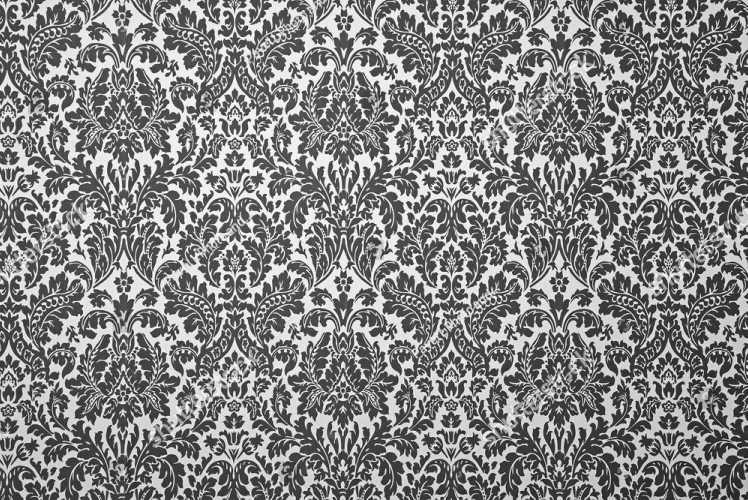
%> input picture Lab1/uni.jpg, 1495 x 999 px (shown at 1/2 size)
$ octave histequal.m   (GNU Octave 9; MATLAB toolbox functions it lacks are replaced by stand-ins)
%> lines starting %> are read from the running program, lines starting %| are printed output that depends on the picture
clear , close all;

global PATH
PATH = 'G:/DIP/Lab1/';

global IMG
IMG = ["Lena.bmp", "Mandrill.bmp", "Peppers.bmp", "dome.jpg", "uni.jpg"];
%%%%%%%%%%%%%%%%%%%%%%%%%%%%%%%%%%%%%%%%%%%%%%%%%%%%%%%%%%

if 0
    I = imread(strcat(PATH,char(IMG(1))));
    %figure; imshow(I);

    J = histeq(I);
    figure; imshow(J);

    x = 1:256;
    figure;
    subplot(1,2,1);
    bar(x, imhist(I));
    xlabel('original hist');
    subplot(1,2,2);
    bar(x, imhist(J));
    xlabel('final hist');
end
%%%%%%%%%%%%%%%%%%%%%%%%%%%%%%%%%%%%%%%%%%%%%%%%%%%%%%%%%%

%%%%%%%%%%%% LOCAL %%%%%%%%%%%%%%%%%%%%%%%%%%%%%%%%%%%%%%
% [4 lines of commented-out code are left out]
runLocalHistEq(5, 'Uni');
% [3 lines not run here, left out]
function runLocalHistEq(idx, tag)
%> called with idx = 5, tag = 'Uni'
    global PATH
    global IMG

    I = imread(strcat(PATH,char(IMG(idx))));
%> I is the input picture: size 999x1495 uint8; min 0, max 255, mean 132.6
    Ipad = refelct_padding(I);
    imwrite(Ipad, strcat(PATH, 'results/', 'reflect', tag, '.bmp'), 'bmp');

    kernel = [21 21];
    J = localhisteq(I, Ipad, kernel);
    imwrite(J, strcat(PATH, 'results/', 'localresult', tag, '21.bmp'), 'bmp');

    kernel = [63 63];
    J = localhisteq(I, Ipad, kernel);
    imwrite(J, strcat(PATH, 'results/', 'localresult', tag, '63.bmp'), 'bmp');

    kernel = [105 105];
    J = localhisteq(I, Ipad, kernel);
    imwrite(J, strcat(PATH, 'results/', 'localresult', tag, '105.bmp'), 'bmp');

    kernel = [189 189];
    J = localhisteq(I, Ipad, kernel);
    imwrite(J, strcat(PATH, 'results/', 'localresult', tag, '189.bmp'), 'bmp');

    kernel = [441 441];
    J = localhisteq(I, Ipad, kernel);
    imwrite(J, strcat(PATH, 'results/', 'localresult', tag, '441.bmp'), 'bmp');
end


function Ipad = refelct_padding(I)
    Icorner = imrotate(I, 180);
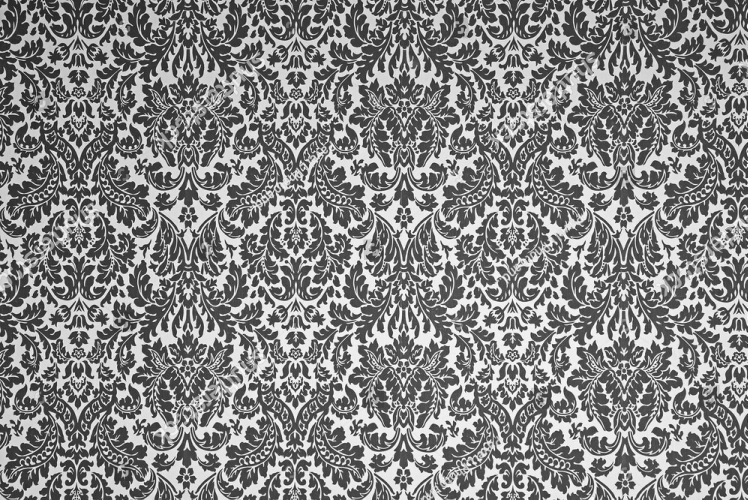
%> Icorner: size 999x1495 uint8 (shown at 1/2 size); min 0, max 255, mean 132.6; mean of the top-left, top-right, bottom-left and bottom-right quarters 124, 131.3, 132.9, 142.3
    Ihor = flip(I, 2);
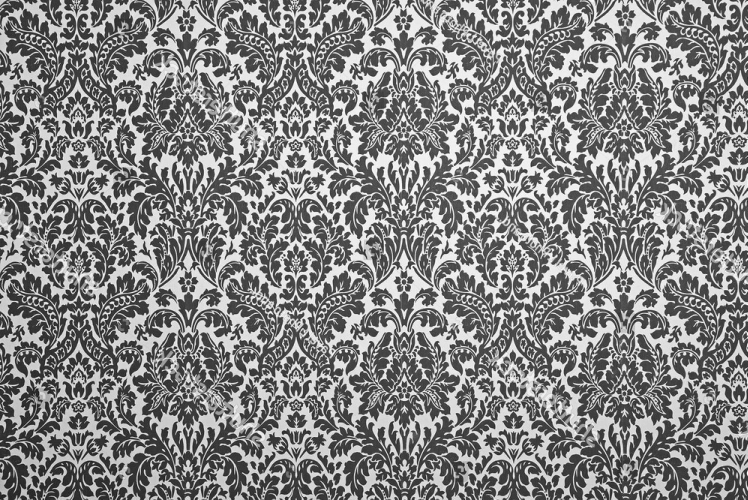
%> Ihor: size 999x1495 uint8 (shown at 1/2 size); min 0, max 255, mean 132.6; mean of the top-left, top-right, bottom-left and bottom-right quarters 132.9, 142.3, 124, 131.3
    Iver = flip(I, 1);
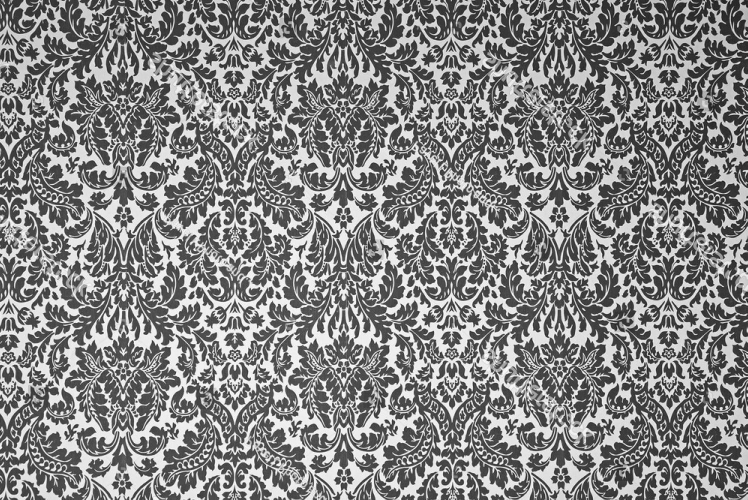
%> Iver: size 999x1495 uint8 (shown at 1/2 size); min 0, max 255, mean 132.6; mean of the top-left, top-right, bottom-left and bottom-right quarters 131.3, 124, 142.3, 133

    IJ1 = cat(2, Icorner, Iver);
    IJ1 = cat(2, IJ1, Icorner);
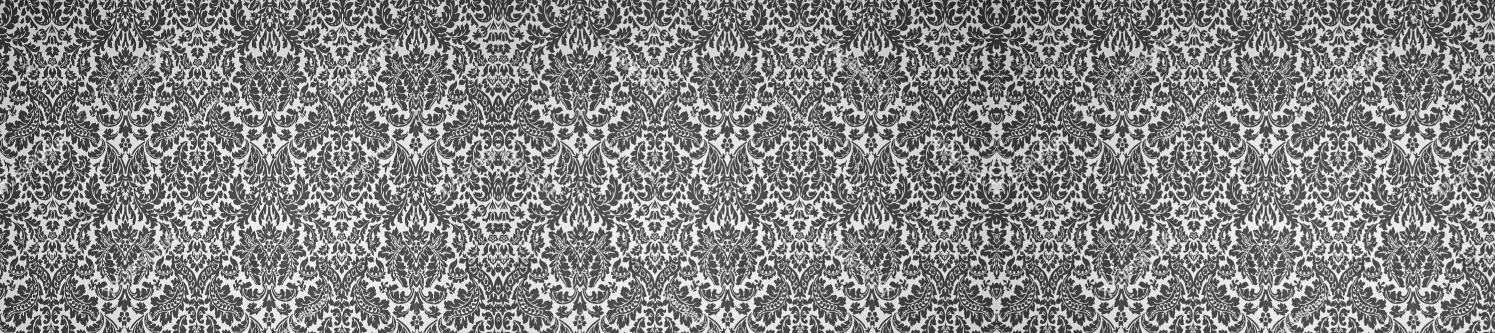
%> IJ1: size 999x4485 uint8 (shown at 1/3 size); min 0, max 255, mean 132.6
    IJ2 = cat(2, Ihor, I);
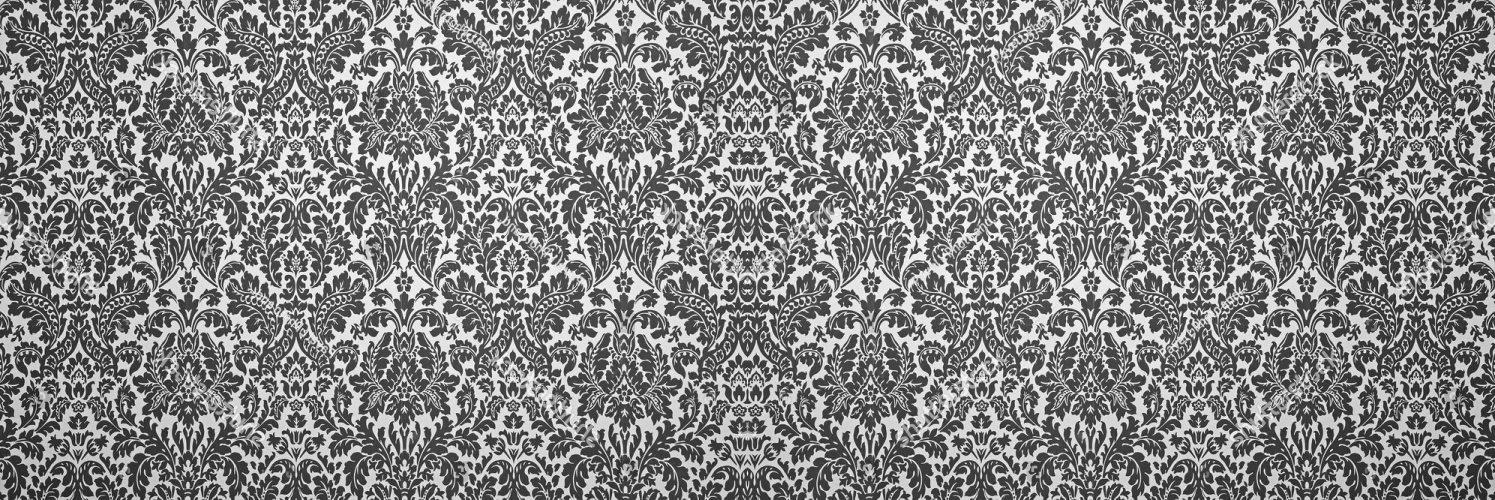
%> IJ2: size 999x2990 uint8 (shown at 1/2 size); min 0, max 255, mean 132.6; mean of the top-left, top-right, bottom-left and bottom-right quarters 137.6, 137.6, 127.7, 127.7
    IJ2 = cat(2, IJ2, Ihor);
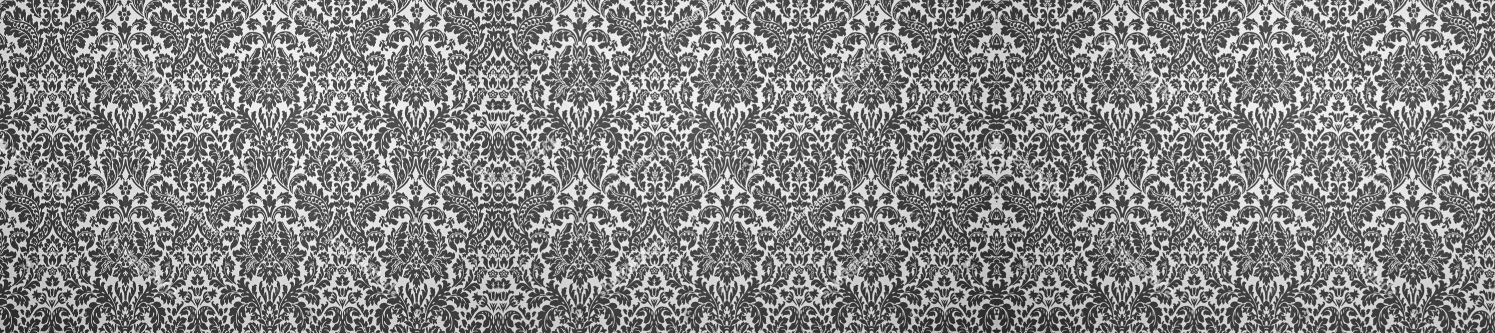
%> IJ2: size 999x4485 uint8 (shown at 1/3 size); min 0, max 255, mean 132.6; mean of the top-left, top-right, bottom-left and bottom-right quarters 139.2, 136.1, 128.9, 126.4

    Ijoin = cat(1, IJ1, IJ2);
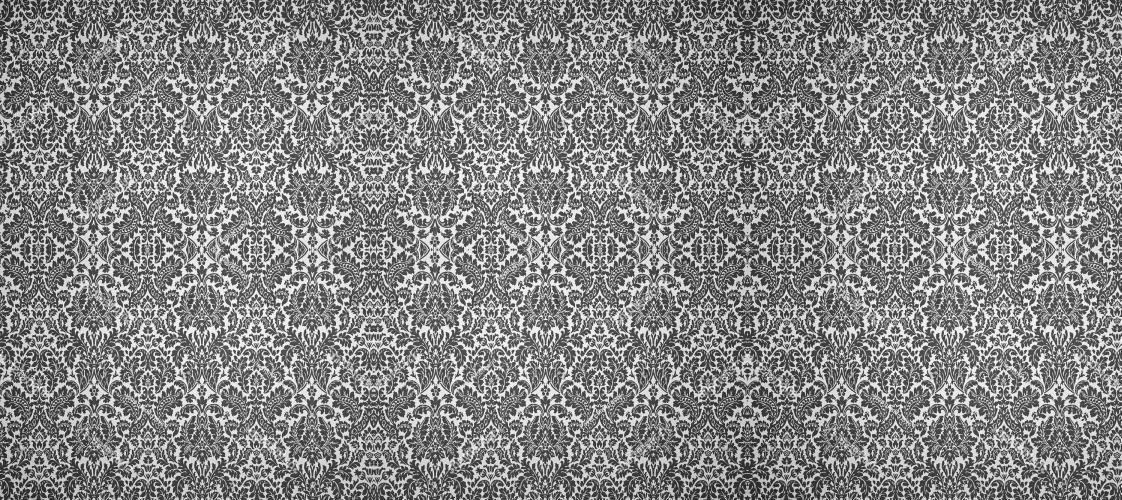
%> Ijoin: size 1998x4485 uint8 (shown at 1/4 size); min 0, max 255, mean 132.6
    Ijoin = cat(1, Ijoin, IJ1);

    Ipad = Ijoin;

end

function J = localhisteq(I, Ipad, kernel)
%> called with kernel = [21 21]
    global PATH

    %I = imresize(I, 1/2);

    [row, col] = size(I);
%> row = 999; col = 1495
%> the run ends on the next line

    I2 = zeros(row, col, 'uint8');

    krow = kernel(1);
    kcol = kernel(2);

    pr = 'applying local eq. kernel'
    krow

    for r = 1:row
        for c = 1:col
            local_hist = zeros(1, 256);

            %%% apply kernel - pixel at center %%%
            for kr = ceil(-krow/2):floor(krow/2)
                for kc = ceil(-kcol/2):floor(kcol/2)
                    lev = Ipad(row + (r + kr), col + (c + kc));    %%%collect gray level from neighbourhood
                    local_hist(lev+1) =  local_hist(lev+1) + 1;  %%increment bin
                    %pause
                end
            end
            %%%%%%%%%%%% kernel done %%%%%%%%%%%%%%%%%%%%%%%

            local_cdf = double(cumsum(local_hist))/ (krow*kcol);
            I2(r,c) = local_cdf(I(r,c)+1) * 255;
        end
    end

    J = I2;
end
